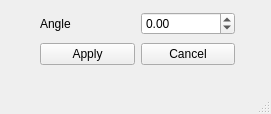
<?xml version="1.0" encoding="UTF-8"?>
<ui version="4.0">
 <class>Rotate</class>
 <widget class="QMainWindow" name="Rotate">
  <property name="geometry">
   <rect>
    <x>0</x>
    <y>0</y>
    <width>271</width>
    <height>114</height>
   </rect>
  </property>
  <property name="windowTitle">
   <string>MainWindow</string>
  </property>
  <widget class="QWidget" name="centralwidget">
   <widget class="QWidget" name="layoutWidget">
    <property name="geometry">
     <rect>
      <x>40</x>
      <y>10</y>
      <width>195</width>
      <height>59</height>
     </rect>
    </property>
    <layout class="QGridLayout" name="gridLayout">
     <item row="0" column="0">
      <widget class="QLabel" name="label_angle">
       <property name="text">
        <string>Angle</string>
       </property>
      </widget>
     </item>
     <item row="1" column="0">
      <widget class="QPushButton" name="btn_Apply">
       <property name="text">
        <string>Apply</string>
       </property>
      </widget>
     </item>
     <item row="1" column="1">
      <widget class="QPushButton" name="btn_cancel">
       <property name="text">
        <string>Cancel</string>
       </property>
      </widget>
     </item>
     <item row="0" column="1">
      <widget class="QDoubleSpinBox" name="num_angle">
       <property name="minimum">
        <double>-360.000000000000000</double>
       </property>
       <property name="maximum">
        <double>360.000000000000000</double>
       </property>
       <property name="singleStep">
        <double>0.010000000000000</double>
       </property>
      </widget>
     </item>
    </layout>
   </widget>
  </widget>
  <widget class="QStatusBar" name="statusbar"/>
 </widget>
 <resources/>
 <connections>
  <connection>
   <sender>btn_cancel</sender>
   <signal>clicked()</signal>
   <receiver>Rotate</receiver>
   <slot>close()</slot>
   <hints>
    <hint type="sourcelabel">
     <x>187</x>
     <y>53</y>
    </hint>
    <hint type="destinationlabel">
     <x>135</x>
     <y>56</y>
    </hint>
   </hints>
  </connection>
 </connections>
</ui>
